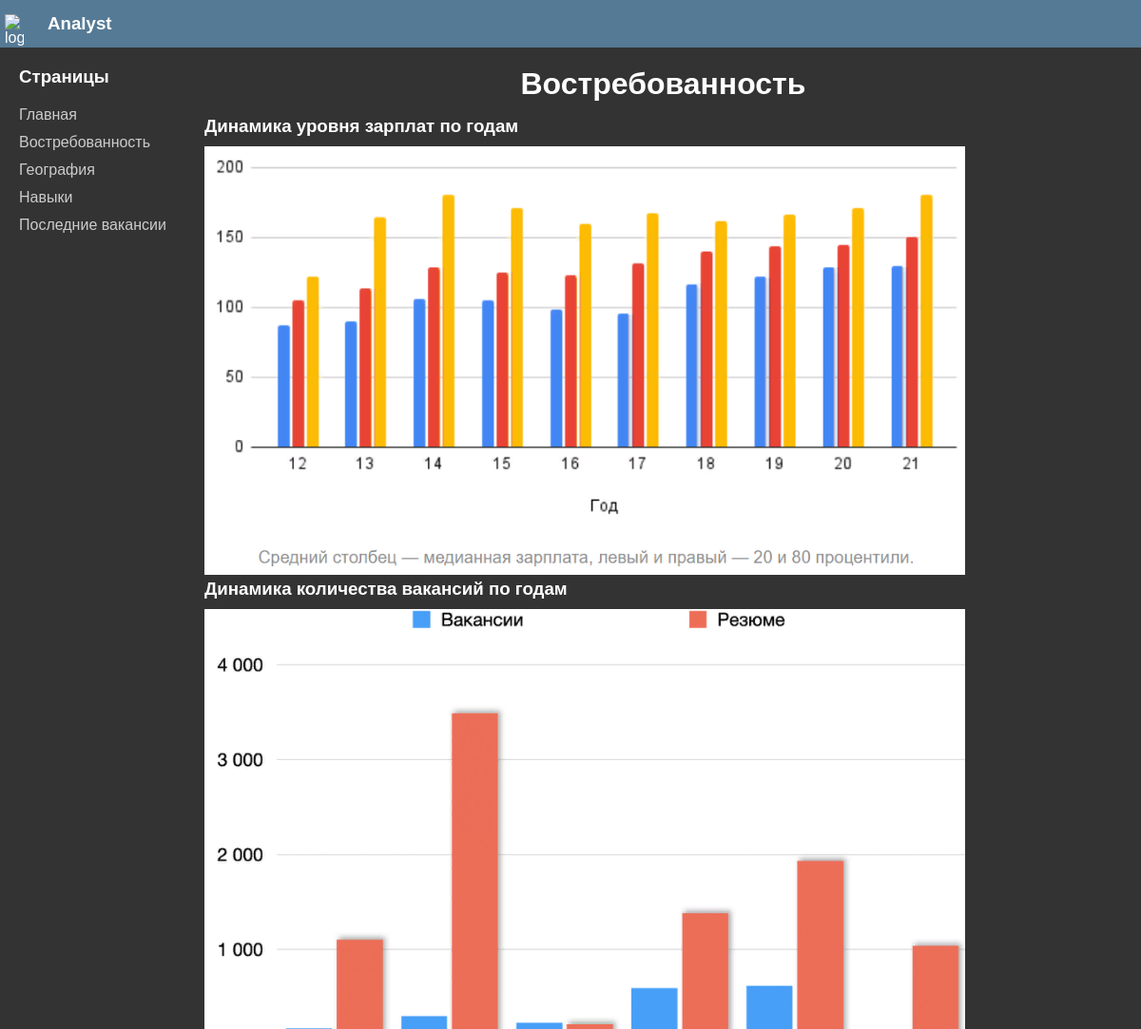
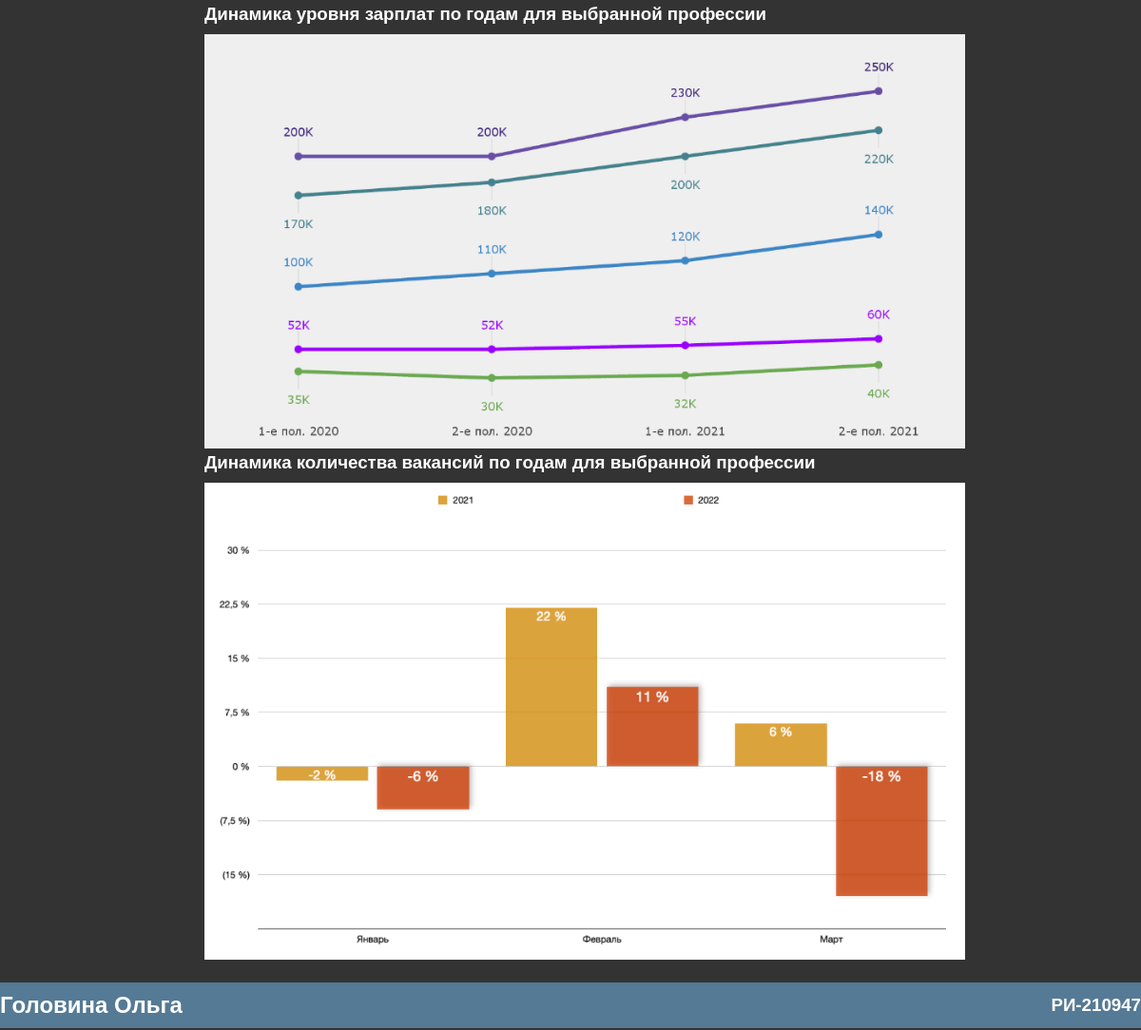
The app's page /demand with its own data (2 pictures, top to bottom).
### main/models.py (models this page shows, shortened)
class Demand(models.Model):
    name = models.CharField(max_length=100)
    image = models.ImageField(upload_to='images/')
    class Meta:
        verbose_name = ("Demand")
        verbose_name_plural = ("Demands")

### main/views.py (the view)
# urls.py: path('demand', views.demand, name='demand'),
def demand(request):
    template = loader.get_template('pages/demand.html')
    topics = Demand.objects.all()
    context = {'title': "Требования", 'objects': topics}
    rendered_page = template.render(context, request)
    return HttpResponse(rendered_page)

### files/templates/pages/demand.html
{% extends 'index.html' %}
{% block content %}
        <div class="right">
          <h1 class="right__title">Востребованность</h1>
          <ul>
            {% for object in objects %}
                <li>
                    <h3 class="li-right__text">{{ object.name }}</h3>
                    <img src='{{ object.image.url }}' alt='{{ object.name }}' class="li-right__img" width="800">
                </li>
            {% empty %}
                <li>Информация ещё не добавлена</li>
            {% endfor %}
          </ul>
        </div>
{% endblock %}

### records on screen
Demand: name "Динамика уровня зарплат по годам", image (picture)
Demand: name "Динамика количества вакансий по годам", image (picture)
Demand: name "Динамика уровня зарплат по годам для выбранной профессии", image (picture)
Demand: name "Динамика количества вакансий по годам для выбранной профессии", image (picture)
